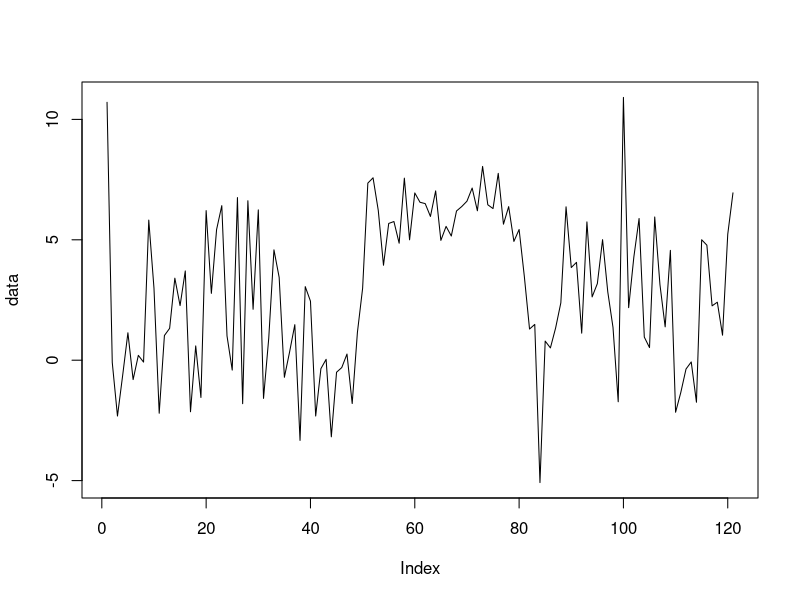
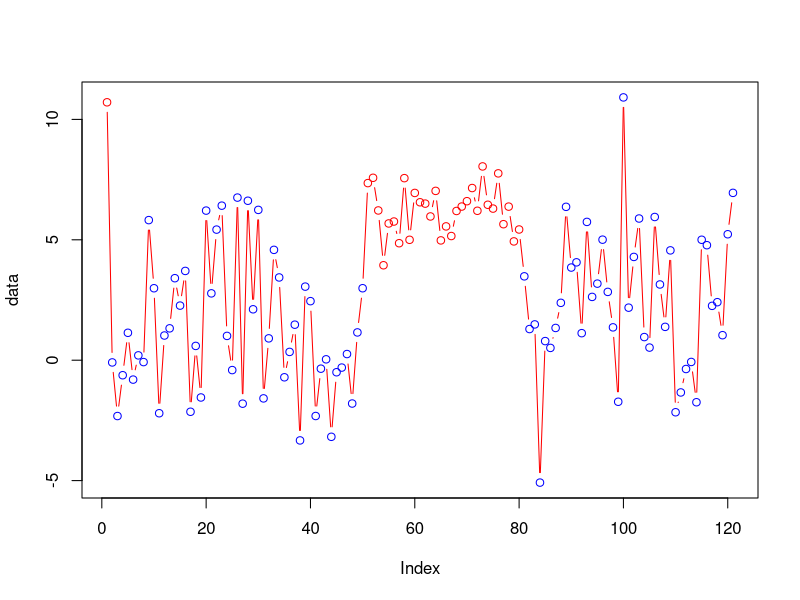

Recreate these plots in R, in order.
#The main aim is to obtimise the allocation of the states and the transition between them
#So we use an EM approach. Essentially estimate the transition probability and emission probability
#Should the current parameters be the most optimum and then use those probabilities to find
#The most likely parameters of the model

#OK we are going to initialise so that we have what we need for the first E-Step
#We are then going to calculate the E-Step and use it recalculate the parameters and so on
#Until convergence.

#The E-Step
#Forward Step, is the probability of obtaining a certain sequence from model H
#Calculate the probability of seeing the sequence y1..t and being in state i at the final observation yt 
#is only dependent on the previous probability of being in state i-1 at t-1, 
#The probability of seeing the first observation y1 of the sequecne and be in state i 
#will then be P(y1 & being in state 1) = P(S1)*P(y1)
#But we have multiple possibilities for the first state, either state 1, 2, .. N possible states that we could start from
#The second observation then I could have come from any state and then ended in state j
#So I need to sum for all the possible states I could have come from ending in state 2
#Hence, the probability of being in state 2 is P(S2)*P(y2|S2). The probability of State 2 is then
#The sum over all the previous state probabilities * the probability of transition to this state
#In general then, we could write this as follows 
#P(y,j,s) = Current state probability * sum(Previous State probabilities*transition)
#This will have to be done recursively for every sequence of observation and you will then end up
#with a probability of ending in every state for a sequence of observation. If we add them up, this will give us the probability
#of the observation given our model
#This gave us the probability of certain state given the starting model parameters


#Backward Step, this is the probability of looking at the model backwards rather forward.
#We start from the end state and then go backward asking what is the probability of observation given the state
#The probability of being in previous state j at time t is a function of being in state i at t+1
#P(End State T) = 1, just start with one
#P(Observing j of the observation in the Current State) = P(Current State)*P(J Observation|Current state i)*P(Transition from Current State to Previous state)
#Since you could have gone to multiple states, then you need to sum over all the states that you could have gone to
#P(O,length-1,Ending State) = sum(P(Observation at length-1|current state)*P(current->next)*P(Next)) for all the next states
#You can do this iteratively.
#At the End you will get probability for every starting state
#This will then give us the probability of Observation up to a certain length given that I am in a certain time and certain state

#Ok, now the first aim is to find the probability of being in a certain state given the observation and model parameters
#P(S|O,M) = P(O,S,M)/P(O,M), since P(O,S,M) = P(S|O,M)P(O|M)P(M)
#P(O,S,M) = P(O,S|M)P(M)
#So P(S|O,M) = P(O,S|M)/P(O|M)
#Ok, the P(O,S|M) = #forward P(O|S,M) #backward P(S|M), the forward probability gives is the P(S|M), the backward gives the probability of observation given states
#Now, the denominator is P(O|M), which is simply the marginal over all the states of P(O,S|M)
#So the probability of ending up in state i is then forward*backward of state i/sum over all states

#The second aim is to find the probability of a sequence of states as this will help in the final transition matrix estimation
#The probability of being in state i and then going to state j globally
#P(Si,Si+1|O,M) similar to the above = P(Si,Si+1,O|M)/P(O|M)
#Numerator, forward probability P(Si|M)*P(Si+1|M)*transition probability from Si to Si+1
#Deonominator is simply summing over all possible si and si+1, which is actually Backward probability

#Ok from the first aim, for every state, summing over all obervations Sum(P(S|O,M)) for all lengths of observations, 
#will give us the probability of being in state S|M, which is what we started with as our assumption
#Similarly summing over all the length of observations, will give us the transition matrix, again one of our initial assumptions
#Remaining, is the probability of our observation given a certain state

#To covert them to probabilities, You essentially, want to sum P(S|O,M) for the first observation across all the sequences, for the first state,
#Then the second state and so on. The final probability will be just the normalised quantity

#The transition from Si to Si+1 will be the transition function above for all the observations irrespective of the position of the observation
#The ratio between the transitions from Si to Si+1 relative to all transitions away from Si

#The probability of the output for a gaussian mixture is as follows will be the sum over all components with the associated parameters for this component
#Updating this probability will be similar to the normal EM approach.
#Ok, let us remember, we have calculated the weights of every component, as the normalised likelihood for this observation
#In this case, we also have the states, so we split things further. 
#First, the probability that the lth component in state i have generated a particular observation t is defined as:
#Probability of state i * probability of observation given mixture l * weight of mixture l / sum over all components at state i
#We have the initial weights to calculate this.
#We can now get the updates as weight as before, but instead of summing for one observation, we get it for two states
#So on


#OK let us start with some minor observations of a gaussian distribution with different means
a = rnorm(100,2,3)
b = rnorm(100,6,1)
data = c(a[1:50],b[1:30],a[60:100])
plot(data, type="l")
#we can see that we have mixture of two distributions
#Let us initialise our Mixture EM data for every state
s1m = mean(data)-sd(data)
s2m = mean(data)+sd(data)
s1s = 1
s2s = 2

#Let us now initialise the state probability i.e. P(Si)
S1 = 0.5
S2 = 0.5
#Transition probability self, then the other
TS1 = c(0.5, 0.5)
TS2 = c(0.5, 0.5)
#Emission probability is calculated as in the EM approach, this makes sense that we have a probability for every observation, since they are not the same observation
#Except that we don't have a mixture in the states, essentially we want every state to map to one component of the mixture
bs1 = dnorm(data,mean = s1m,s1s) 
bs2 = dnorm(data,mean = s2m,s2s)
for(x in 1:100)
{
#OK, now we are set to do the first HMM iteration
#Forward probability
#As mentioned above of the observation that we have, we will calculate the forward probability 
alpha = matrix(ncol=2,nrow=length(data))
#Forward for state 1 and first of the observation
alpha[1,1] = S1 * bs1[1] #Probability of State1 * Probability of observing the first number
#Forward for state 2 and first of the observation
alpha[1,2] = S2 * bs2[1] #Probability of State1 * Probability of observing the first number

#Second is just conditional on the previous one (could be either s1 or s2) and ENDING in state 1
alpha[2,1] = alpha[1,1] * TS1[1] *  bs1[2] + # ending in s1, P(S1) * Self transition * P(O2|S1)
            alpha[1,2] * TS2[2] *  bs1[2] #ending in s1, P(S2) * T[S2->S1] * P(O2|S1)

alpha[2,2] = alpha[1,2] * TS2[1] *  bs2[2] + # ending in s2, P(S2) * Self transition * P(O2|S2)
             alpha[1,1] * TS1[2] *  bs2[2] #ending in s2, P(S1) * T[S2->S1] * P(O2|S1)

for(i in 2:length(data))
{
  #Ok, let us see the pattern
  #Probability of Observation given state 1 * sum of ((probability of previous state1 * self probability)+
  #(Probability of previous state2 * transition from S2 to S1))
  alpha[i,1] = bs1[i] * (alpha[i-1,1] * TS1[1] + alpha[i-1,2] * TS2[2])
  #Similarly
  alpha[i,2] = bs2[i] * (alpha[i-1,2] * TS2[1] + alpha[i-1,1] * TS1[2])
}

#Probability of the whole observation across the two states
po = alpha[length(data),1]+alpha[length(data),2]

#OK now the backward probability

beta = matrix(ncol=2,nrow=length(data))
beta[length(data),1] = 1
beta[length(data),2] = 1
#Stand at the previous step and then look ahead
#Probility at length(data)-1 at state 1 = T[S1->S1] * P(O|S1) * B(length(data),S1) + T[S1->S2] * P(O|S2) * B(length(data),S2)
beta[length(data)-1,1] = TS1[1] * bs1[length(data)-1] * beta[length(data),1] + TS1[2] * bs2[length(data)-1] * beta[length(data),2]
beta[length(data)-1,2] = TS2[1] * bs2[length(data)-1] * beta[length(data),2] + TS2[2] * bs1[length(data)-1] * beta[length(data),1]

#pattern
for(j in (length(data)-1):1)
{
  beta[j,1] = TS1[1] * bs1[j+1] * beta[j+1,1] + TS1[2] * bs2[j+1] * beta[j+1,2]
  beta[j,2] = TS2[1] * bs2[j+1] * beta[j+1,2] + TS2[2] * bs1[j+1] * beta[j+1,1]
}

#Gamma, which is the probability of the state given the observation
gamma = matrix(ncol=2, nrow=length(data))
gamma[,1] = alpha[,1]*beta[,1]
gamma[,2] = alpha[,2]*beta[,2]
gamma = t(apply(gamma,1,function(x){x/sum(x)}))

#Eta, which is the transition probability from state i to j at data length t
eta1 = matrix(ncol=2,nrow=(length(data)-1)) #for every data observation
eta2 = matrix(ncol=2,nrow=(length(data)-1)) #for every data observation
#going from 1 to 1 across the first observation
eta1[1,1] = (gamma[1,1] * TS1[1] * bs1[2] * beta[2,1])/beta[1,1]
#going from 1 to 2 across the first observation
eta1[1,2] = (gamma[1,1] * TS1[2] * bs2[2] * beta[2,2])/beta[1,1]
#going from 2 to 2 across the first observation
eta2[1,1] = (gamma[1,2] * TS2[1] * bs2[2] * beta[2,2])/beta[1,2]
#going from 1 to 2 across the first observation
eta2[1,2] = (gamma[1,2] * TS2[2] * bs1[2] * beta[2,1])/beta[1,2]

#Pattern

for(t in 1:(length(data)-1))
{
  #going from 1 to 1 across the first observation
  eta1[t,1] = (gamma[t,1] * TS1[1] * bs1[(t+1)] * beta[(t+1),1])/beta[t,1]
  #going from 1 to 2 across the first observation
  eta1[t,2] = (gamma[t,1] * TS1[2] * bs2[(t+1)] * beta[(t+1),2])/beta[t,1]
  #going from 2 to 2 across the first observation
  eta2[t,1] = (gamma[t,2] * TS2[1] * bs2[(t+1)] * beta[(t+1),2])/beta[t,2]
  #going from 1 to 2 across the first observation
  eta2[t,2] = (gamma[t,2] * TS2[2] * bs1[(t+1)] * beta[(t+1),1])/beta[t,2]
}

TS1[1] = sum(eta1[,1])/sum(gamma[1:(length(data)-1),1])
TS1[2] = sum(eta1[,2])/sum(gamma[1:(length(data)-1),1])
TS2[1] = sum(eta2[,1])/sum(gamma[1:(length(data)-1),2])
TS2[2] = sum(eta2[,2])/sum(gamma[1:(length(data)-1),2])

#if(gamma[1,1]==S1&&gamma[1,2]==S2) break;

S1 = gamma[1,1]
S2 = gamma[1,2]

#Update the distribution parameters, mean and standard deviation similarly
s1m = sum(gamma[,1]*data)/sum(gamma[,1])
s2m = sum(gamma[,2]*data)/sum(gamma[,2])

s1s = sqrt(sum(gamma[,1]*((data-s1m)*t(data-s1m)))/sum(gamma[,1]))
s2s = sqrt(sum(gamma[,2]*((data-s2m)*t(data-s2m)))/sum(gamma[,2]))

bs1 = dnorm(data,mean = s1m,s1s) 
bs2 = dnorm(data,mean = s2m,s2s)
print(c(s1m,s2m))
print(c(s1s,s2s))
print(c(S1,S2))
print(c(TS1,TS2))
}

#Now we can get the state model for the data
StateModel = c("H","L")
print(StateModel[as.integer(apply(gamma,1,function(x){x[1]>x[2]}))+1])

colors = c("red","blue")
plot(data,type="b", col=colors[as.integer(apply(gamma,1,function(x){x[1]>x[2]}))+1])

